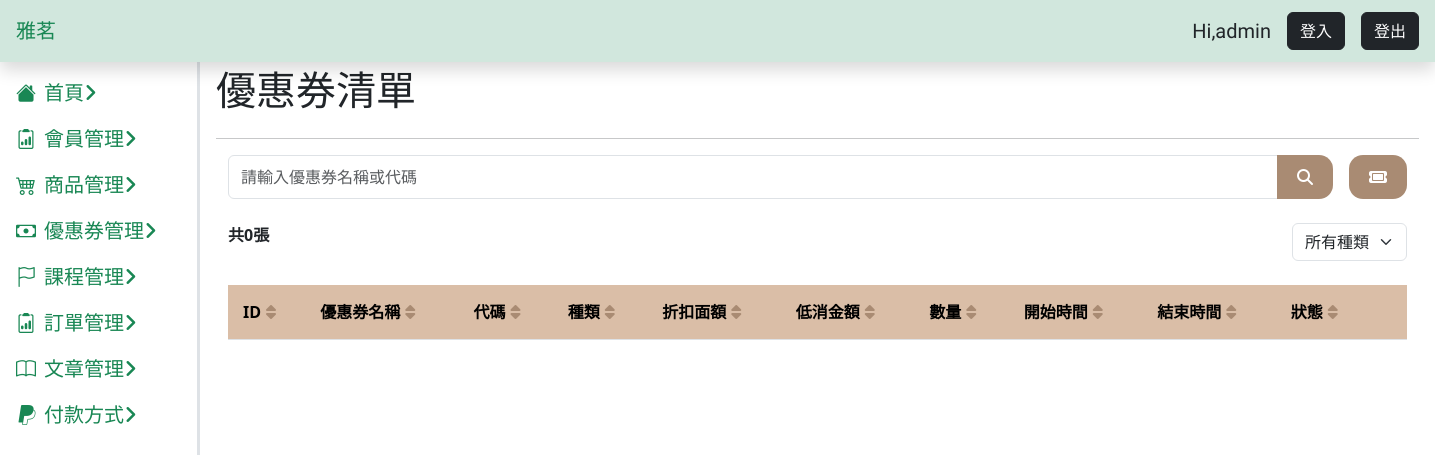
The page /cupon/coupons.php on the database as committed earlier.
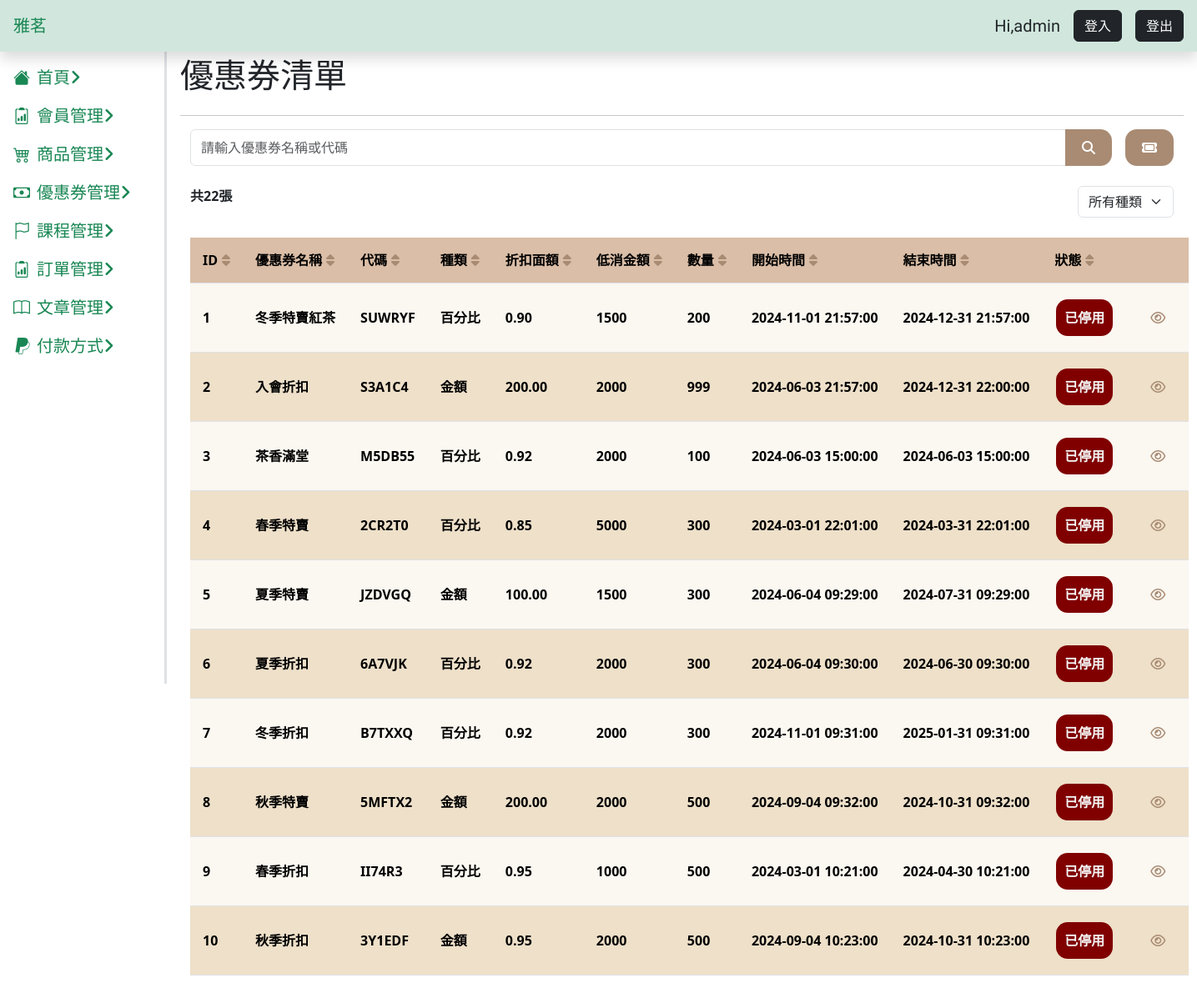
The same page on the database as committed later.
### tables this page shows
CREATE TABLE `coupons` (
  `id` int(3) UNSIGNED NOT NULL,
  `name` varchar(50) NOT NULL,
  `code` varchar(20) NOT NULL,
  `category` varchar(10) NOT NULL,
  `discount` decimal(10,2) NOT NULL,
  `min_spend_amount` decimal(20,0) DEFAULT NULL,
  `stock` int(3) NOT NULL,
  `status` varchar(5) NOT NULL,
  `start_time` datetime NOT NULL,
  `end_time` datetime NOT NULL,
  `valid` tinyint(1) DEFAULT 1
);

### cupon/coupons.php (the view, shortened to what the changed rows need)
<?php
require_once("../db_connect.php");
$sqlALL = "SELECT * FROM coupons WHERE valid=1";
$resultAll = $conn->query($sqlALL);
$allUserCount = $resultAll->num_rows;
$page = isset($_GET["page"]) ? intval($_GET["page"]) : 1;
$perPage = 10;
$firstItem = ($page - 1) * $perPage;
$order = isset($_GET["order"]) ? $_GET["order"] : 'id_asc';
$typeCondition = '';
switch ($order) {
  case "id_asc":
    $orderClause = "ORDER BY id ASC";
    break;
}
if (isset($_GET["search"])) {
  $search = $conn->real_escape_string($_GET["search"]);
  $sql = "SELECT *,
        CASE
            WHEN (STR_TO_DATE(start_time, '%Y-%m-%d %H:%i:%s')) < NOW() AND (STR_TO_DATE(end_time, '%Y-%m-%d %H:%i:%s')) > NOW() THEN '可使用'
            WHEN (STR_TO_DATE(start_time, '%Y-%m-%d %H:%i:%s')) > NOW() THEN '未開放'
            ELSE '已停用'
        END AS status
        FROM coupons
        WHERE (name LIKE '%$search%' OR code LIKE '%$search%') AND valid=1";
} else {
  $sql = "SELECT *,
        CASE
            WHEN (STR_TO_DATE(start_time, '%Y-%m-%d %H:%i:%s')) < NOW() AND (STR_TO_DATE(end_time, '%Y-%m-%d %H:%i:%s')) > NOW() THEN '可使用'
            WHEN (STR_TO_DATE(start_time, '%Y-%m-%d %H:%i:%s')) > NOW() THEN '未開放'
            ELSE '已停用'
        END AS status
        FROM coupons
        WHERE valid=1 $typeCondition $orderClause
        LIMIT $firstItem, $perPage";
}
$result = $conn->query($sql);
$rows = $result->fetch_all(MYSQLI_ASSOC);
$userCount = $result->num_rows;
if (!isset($_GET["search"]) && !isset($_GET["category"])) {
  $userCount = $allUserCount;
}
?>
<!doctype html>
<html lang="en">
<head>
  <?php include("../css.php") ?>
</head>
<body>
  <main class="main-content p-3">
    <div class="d-flex justify-content-between">
      <h1>優惠券清單</h1>
    </div>
    <div class="container">
      <div class="pb-4 d-flex justify-content-between ">
        <div>
          共<?= $userCount ?>張
        </div>
        <div>
          <form action="" method="GET" id="filter-form">
          </form>
        </div>
      </div>
      <div class="">
        <table class="table table-striped text-nowrap ">
          <thead class="table-header">
            <th>ID<a href="?page=<?= $page ?>&order=<?= $order == 'id_asc' ? 'id_desc' : 'id_asc' ?>"><i class="fa-solid fa-sort sort-icon"></i></a></th>
            <th>優惠券名稱<a href="?page=<?= $page ?>&order=<?= $order == 'name_asc' ? 'name_desc' : 'name_asc' ?>"><i class="fa-solid fa-sort sort-icon"></i></a></th>
            <th>代碼<a href="?page=<?= $page ?>&order=<?= $order == 'code_asc' ? 'code_desc' : 'code_asc' ?>"><i class="fa-solid fa-sort sort-icon"></i></a>
            </th>
            <th>種類<a href="?page=<?= $page ?>&order=<?= $order == 'category_asc' ? 'category_desc' : 'category_asc' ?>"><i class="fa-solid fa-sort sort-icon"></i></a>
            </th>
            <th>折扣面額<a href="?page=<?= $page ?>&order=<?= $order == 'discount_asc' ? 'discount_desc' : 'discount_asc' ?>"><i class="fa-solid fa-sort sort-icon"></i></a></th>
            <th>低消金額<a href="?page=<?= $page ?>&order=<?= $order == 'min_spend_amount_asc' ? 'min_spend_amount_desc' : 'min_spend_amount_asc' ?>"><i class="fa-solid fa-sort sort-icon"></i></a>
            </th>
            <th>數量<a href="?page=<?= $page ?>&order=<?= $order == 'stock_asc' ? 'stock_desc' : 'stock_asc' ?>"><i class="fa-solid fa-sort sort-icon"></i></a>
            </th>
            <th>開始時間<a href="?page=<?= $page ?>&order=<?= $order == 'start_time_asc' ? 'start_time_desc' : 'start_time_asc' ?>"><i class="fa-solid fa-sort sort-icon"></i></a>
            </th>
            <th>結束時間<a href="?page=<?= $page ?>&order=<?= $order == 'end_time_asc' ? 'end_time_desc' : 'end_time_asc' ?>"><i class="fa-solid fa-sort sort-icon"></i></a>
            </th>
            <th>狀態<a href="?page=<?= $page ?>&order=<?= $order == 'status_asc' ? 'status_desc' : 'status_asc' ?>"><i class="fa-solid fa-sort sort-icon"></i></a>
            </th>
            <th></th>
          </thead>
          <tbody class="status-colors">
            <?php foreach ($rows as $coupon) : ?>
              <?php
              $statusClass = '';
              switch ($coupon['status']) {
                case '已停用':
                  $statusClass = 'status-disabled';
                  break;
              }
              ?>
              <tr class="align-middle">
                <td><?= $coupon["id"] ?></td>
                <td><?= $coupon["name"] ?></td>
                <td><?= $coupon["code"] ?></td>
                <td><?= $coupon["category"] ?></td>
                <td><?= $coupon["discount"] ?></td>
                <td><?= $coupon["min_spend_amount"] ?></td>
                <td><?= $coupon["stock"] ?></td>
                <td><?= $coupon["start_time"] ?></td>
                <td><?= $coupon["end_time"] ?></td>
                <td>
                  <p id="<?= $statusClass ?>" class="status-custom"><?= $coupon["status"] ?></p>
                </td>
                <td>
                  <a class="btn " href="coupon.php?id=<?= $coupon["id"] ?>"><i class="fa-regular fa-eye eye-icon"></i></a>
                </td>
              </tr>
            <?php endforeach; ?>
          </tbody>
        </table>
      </div>
    </div>
  </main>
</body>
</html>

Rows that differ between the two databases and show on the page:
added coupons: id "1", name "冬季特賣紅茶", code "SUWRYF", category "百分比", discount "0.90", min_spend_amount "1500", stock "200", start_time "2024-11-01 21:57:00", end_time "2024-12-31 21:57:00", status "已停用"
added coupons: id "2", name "入會折扣", code "S3A1C4", category "金額", discount "200.00", min_spend_amount "2000", stock "999", start_time "2024-06-03 21:57:00", end_time "2024-12-31 22:00:00", status "已停用"
added coupons: id "3", name "茶香滿堂", code "M5DB55", category "百分比", discount "0.92", min_spend_amount "2000", stock "100", start_time "2024-06-03 15:00:00", end_time "2024-06-03 15:00:00", status "已停用"
added coupons: id "4", name "春季特賣", code "2CR2T0", category "百分比", discount "0.85", min_spend_amount "5000", stock "300", start_time "2024-03-01 22:01:00", end_time "2024-03-31 22:01:00", status "已停用"
added coupons: id "5", name "夏季特賣", code "JZDVGQ", category "金額", discount "100.00", min_spend_amount "1500", stock "300", start_time "2024-06-04 09:29:00", end_time "2024-07-31 09:29:00", status "已停用"
added coupons: id "6", name "夏季折扣", code "6A7VJK", category "百分比", discount "0.92", min_spend_amount "2000", stock "300", start_time "2024-06-04 09:30:00", end_time "2024-06-30 09:30:00", status "已停用"
added coupons: id "7", name "冬季折扣", code "B7TXXQ", category "百分比", discount "0.92", min_spend_amount "2000", stock "300", start_time "2024-11-01 09:31:00", end_time "2025-01-31 09:31:00", status "已停用"
added coupons: id "8", name "秋季特賣", code "5MFTX2", category "金額", discount "200.00", min_spend_amount "2000", stock "500", start_time "2024-09-04 09:32:00", end_time "2024-10-31 09:32:00", status "已停用"
added coupons: id "9", name "春季折扣", code "II74R3", category "百分比", discount "0.95", min_spend_amount "1000", stock "500", start_time "2024-03-01 10:21:00", end_time "2024-04-30 10:21:00", status "已停用"
added coupons: id "10", name "秋季折扣", code "3Y1EDF", category "金額", discount "0.95", min_spend_amount "2000", stock "500", start_time "2024-09-04 10:23:00", end_time "2024-10-31 10:23:00", status "已停用"
Other text that changed with them:
$userCount: "0" → "22"
